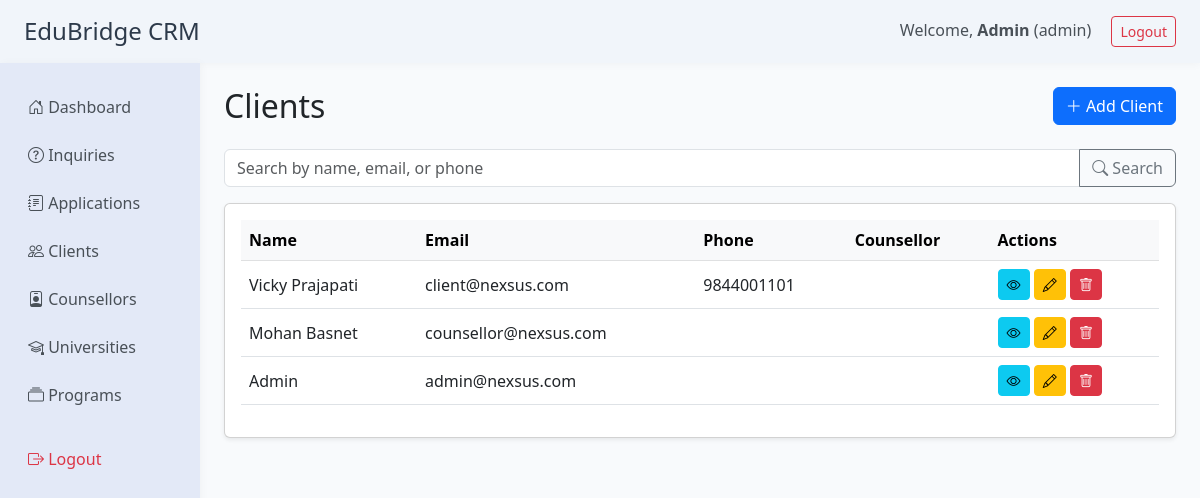
Screenshot of /modules/clients/list.php (signed in) with the database file from the repository.
### tables this page shows
CREATE TABLE `clients` (
  `id` int(11) NOT NULL,
  `first_name` varchar(50) NOT NULL,
  `middle_name` varchar(50) DEFAULT NULL,
  `last_name` varchar(50) NOT NULL,
  `dob` date DEFAULT NULL,
  `nationality` varchar(50) DEFAULT NULL,
  `education_from` varchar(100) DEFAULT NULL,
  `email` varchar(100) NOT NULL,
  `phone` varchar(20) DEFAULT NULL,
  `alternate_phone` varchar(20) DEFAULT NULL,
  `gender` enum('male','female','other') DEFAULT 'other',
  `marital_status` enum('single','married','other') DEFAULT 'single',
  `address` varchar(255) DEFAULT NULL,
  `city` varchar(50) DEFAULT NULL,
  `state` varchar(50) DEFAULT NULL,
  `country` varchar(50) DEFAULT NULL,
  `zip_code` varchar(20) DEFAULT NULL,
  `profile_picture` varchar(255) DEFAULT NULL,
  `passport_number` varchar(50) DEFAULT NULL,
  `passport_expiry_date` date DEFAULT NULL,
  `accountId` char(36) NOT NULL,
  `invited_by` char(36) DEFAULT NULL,
  `handled_by` int(11) DEFAULT NULL,
  `created_at` datetime NOT NULL DEFAULT current_timestamp(),
  `updated_at` datetime NOT NULL DEFAULT current_timestamp() ON UPDATE current_timestamp()
);

### includes/auth.php (called while the page is built, shortened)
<?php
function current_user_role() {
    return $_SESSION['user_role'] ?? null;
}

### modules/clients/list.php (the view, shortened to what this page needs)
<?php
require_once '../../includes/auth.php';
$user_role = current_user_role();
require_once '../../includes/db.php';
$base_where = '';
$search = trim($_GET['search'] ?? '');
$where = $base_where;
$params = [];
$types = '';
$per_page = 10;
$page = max(1, intval($_GET['page'] ?? 1));
$offset = ($page - 1) * $per_page;
$sql = "SELECT c.id, c.first_name, c.middle_name, c.last_name, c.email, c.phone, c.handled_by,
        CONCAT(co.first_name, ' ', co.last_name) as counsellor_name
        FROM clients c
        INNER JOIN user u ON c.accountId = u.id
        LEFT JOIN counsellor co ON c.handled_by = co.id " .
        $where . "
        ORDER BY c.created_at DESC LIMIT ? OFFSET ?";
if ($where) {
    $all_params = [...$params, $per_page, $offset];
    $all_types = $types . 'ii';
    $stmt = $mysqli->prepare($sql);
    $stmt->bind_param($all_types, ...$all_params);
} else {
    $stmt = $mysqli->prepare($sql);
    $stmt->bind_param('ii', $per_page, $offset);
}
$stmt->execute();
$result = $stmt->get_result();
$clients = [];
while ($row = $result->fetch_assoc()) {
    $clients[] = $row;
}
?>
<!DOCTYPE html>
<html lang="en">
<head>
    <link href="https://cdn.jsdelivr.net/npm/bootstrap@5.3.0/dist/css/bootstrap.min.css" rel="stylesheet">
    <link rel="stylesheet" href="https://cdn.jsdelivr.net/npm/bootstrap-icons@1.10.5/font/bootstrap-icons.css">
</head>
<body>
<?php include '../../includes/header.php'; ?>
<div class="container-fluid">
    <div class="row">
        <?php include '../../includes/sidebar.php'; ?>
        <main class="col-md-10 ms-sm-auto px-4 py-4">
            <div class="d-flex justify-content-between align-items-center mb-4">
                <h2 class="mb-0">Clients</h2>
                <a href="add.php" class="btn btn-primary"><i class="bi bi-plus-lg"></i> Add Client</a>
            </div>
            <form class="mb-3" method="get" action="">
                <div class="input-group">
                    <input type="text" class="form-control" name="search" placeholder="Search by name, email, or phone" value="<?= htmlspecialchars($search) ?>">
                    <button class="btn btn-outline-secondary" type="submit"><i class="bi bi-search"></i> Search</button>
                </div>
            </form>
            <div class="card shadow-sm">
                <div class="card-body">
                    <div class="table-responsive">
                        <table class="table table-hover align-middle">
                            <thead class="table-light">
                                <tr>
                                    <th>Name</th>
                                    <th>Email</th>
                                    <th>Phone</th>
                                    <th>Counsellor</th>
                                    <th>Actions</th>
                                </tr>
                            </thead>
                            <tbody>
                                <?php if (empty($clients)): ?>
                                    <tr><td colspan="4" class="text-center text-muted">No clients found.</td></tr>
                                <?php else: ?>
                                    <?php foreach ($clients as $client): ?>
                                        <tr>
                                            <td><?= htmlspecialchars(trim($client['first_name'] . ' ' . $client['middle_name'] . ' ' . $client['last_name'])) ?></td>
                                            <td><?= htmlspecialchars($client['email']) ?></td>
                                            <td><?= htmlspecialchars($client['phone']) ?></td>
                                            <td><?= htmlspecialchars($client['counsellor_name']) ?></td>
                                            <td>
                                                <a href="view.php?id=<?= $client['id'] ?>" class="btn btn-sm btn-info"><i class="bi bi-eye"></i></a>
                                                <?php if ($user_role === 'admin' || ($user_role === 'counsellor' && $client['handled_by'] == $counsellor_id)): ?>
                                                <a href="edit.php?id=<?= $client['id'] ?>" class="btn btn-sm btn-warning"><i class="bi bi-pencil"></i></a>
                                                <?php endif; ?>
                                                <?php if ($user_role === 'admin'): ?>
                                                <a href="delete.php?id=<?= $client['id'] ?>" class="btn btn-sm btn-danger" onclick="return confirm('Are you sure you want to delete this client?');"><i class="bi bi-trash"></i></a>
                                                <?php endif; ?>
                                            </td>
                                        </tr>
                                    <?php endforeach; ?>
                                <?php endif; ?>
                            </tbody>
                        </table>
                    </div>
                </div>
            </div>
        </main>
    </div>
</div>
</body>
</html>

### modules/clients/list.php (style rules this page uses)
body { background: #f8fafc; }

### rows the page displays
clients: first_name+middle_name+last_name "Vicky Prajapati", email "client@nexsus.com", phone "9844001101"
clients: first_name+middle_name+last_name "Mohan Basnet", email "counsellor@nexsus.com"
clients: first_name "Admin", email "admin@nexsus.com"

### other values shown
$user_name "Admin"
$user_role "admin"
